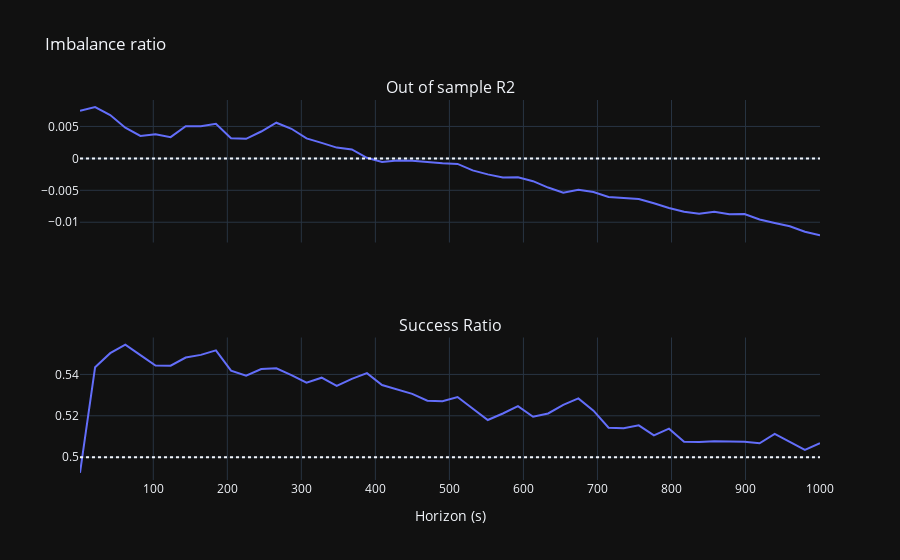

Here is the notebook cell this chart was saved with:
### Code cell
# Calculate R2 and success ratio
for x in HORIZONS:
    r2, success = prediction_stat(f"return_{x}", ["imb"])
    R2_return.loc[x, "Imbalance ratio"] = r2
    success_ratios_return.loc[x, "Imbalance ratio"] = success

# Plot
plot_stat("Imbalance ratio", "return", R2_return, success_ratios_return)

### Figure 1 — Plotly figure (JSON) as saved in the notebook; plotly's stock layout.template omitted (floating-point values rounded to 4 significant figures)
{"data": [{"hovertemplate": "x=%{x}<br>y=%{y}<extra></extra>", "legendgroup": "", "line": {"color": "#636efa", "dash": "solid"}, "marker": {"symbol": "circle"}, "mode": "lines", "name": "", "orientation": "v", "showlegend": false, "type": "scatter", "x": [1.001, 21.4, 41.8, 62.2, 82.6, 103.0, 123.4, 143.8, 164.2, 184.6, 205.0, 225.4, 245.8, 266.2, 286.6, 307.0, 327.4, 347.8, 368.2, 388.6, 409.0, 429.4, 449.8, 470.2, 490.6, 511.0, 531.4, 551.8, 572.2, 592.6, 613.0, 633.4, 653.8, 674.2, 694.6, 715.0, 735.4, 755.8, 776.2, 796.6, 817.0, 837.4, 857.8, 878.2, 898.6, 919.0, 939.4, 959.8, 980.2, 1001.0], "xaxis": "x", "y": [0.007441, 0.008027, 0.006788, 0.004801, 0.00351, 0.003769, 0.003328, 0.005047, 0.005019, 0.005415, 0.003157, 0.003057, 0.004207, 0.005585, 0.004637, 0.003124, 0.002423, 0.001686, 0.001405, 9.209e-05, -0.0005624, -0.000336, -0.0003724, -0.0005806, -0.0007779, -0.0008692, -0.001886, -0.00251, -0.002997, -0.00297, -0.003568, -0.004572, -0.005362, -0.004931, -0.005277, -0.006045, -0.006191, -0.006353, -0.007038, -0.007783, -0.008368, -0.008652, -0.00836, -0.008751, -0.008715, -0.009562, -0.01011, -0.01062, -0.01148, -0.01206], "yaxis": "y"}, {"hovertemplate": "x=%{x}<br>y=%{y}<extra></extra>", "legendgroup": "", "line": {"color": "#636efa", "dash": "solid"}, "marker": {"symbol": "circle"}, "mode": "lines", "name": "", "orientation": "v", "showlegend": false, "type": "scatter", "x": [1.001, 21.4, 41.8, 62.2, 82.6, 103.0, 123.4, 143.8, 164.2, 184.6, 205.0, 225.4, 245.8, 266.2, 286.6, 307.0, 327.4, 347.8, 368.2, 388.6, 409.0, 429.4, 449.8, 470.2, 490.6, 511.0, 531.4, 551.8, 572.2, 592.6, 613.0, 633.4, 653.8, 674.2, 694.6, 715.0, 735.4, 755.8, 776.2, 796.6, 817.0, 837.4, 857.8, 878.2, 898.6, 919.0, 939.4, 959.8, 980.2, 1001.0], "xaxis": "x2", "y": [0.4924, 0.5435, 0.5503, 0.5544, 0.5493, 0.5443, 0.5442, 0.5482, 0.5495, 0.5516, 0.5418, 0.5394, 0.5426, 0.543, 0.5397, 0.5361, 0.5384, 0.5344, 0.5379, 0.5406, 0.5349, 0.5326, 0.5306, 0.5273, 0.527, 0.5291, 0.5236, 0.518, 0.5211, 0.5246, 0.5196, 0.5211, 0.5252, 0.5284, 0.5225, 0.5143, 0.514, 0.5154, 0.5106, 0.5138, 0.5075, 0.5073, 0.5077, 0.5077, 0.5075, 0.5067, 0.5113, 0.5074, 0.5035, 0.5067], "yaxis": "y2"}], "layout": {"annotations": [{"font": {"size": 16}, "showarrow": false, "text": "Out of sample R2", "x": 0.5, "xanchor": "center", "xref": "paper", "y": 1, "yanchor": "bottom", "yref": "paper"}, {"font": {"size": 16}, "showarrow": false, "text": "Success Ratio", "x": 0.5, "xanchor": "center", "xref": "paper", "y": 0.375, "yanchor": "bottom", "yref": "paper"}], "shapes": [{"line": {"dash": "dot"}, "type": "line", "x0": 0, "x1": 1, "xref": "x domain", "y0": 0, "y1": 0, "yref": "y"}, {"line": {"dash": "dot"}, "type": "line", "x0": 0, "x1": 1, "xref": "x2 domain", "y0": 0.5, "y1": 0.5, "yref": "y2"}], "showlegend": false, "title": {"text": "Imbalance ratio"}, "xaxis": {"anchor": "y", "domain": [0, 1], "matches": "x2", "showticklabels": false}, "xaxis2": {"anchor": "y2", "domain": [0, 1], "title": {"text": "Horizon (s)"}}, "yaxis": {"anchor": "x", "domain": [0.625, 1]}, "yaxis2": {"anchor": "x2", "domain": [0, 0.375]}}}
